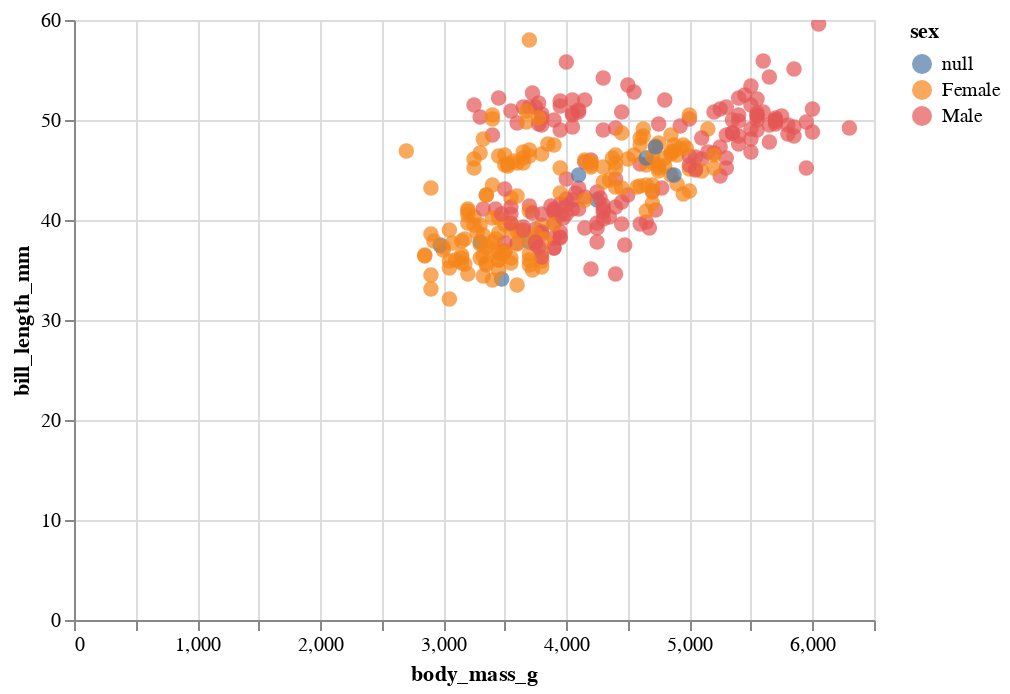

Write notebook code for a chart like this one.
### Code cell
#base chart

alt.Chart(penguins).mark_circle(size=60).encode(
    x='body_mass_g',
    y='bill_length_mm',
    color='sex',
    tooltip=["species", "island"]
).interactive()

### Figure 1 — Vega-Lite specification as saved in the notebook (floating-point values rounded to 4 significant figures; data arrays with more than 128 entries replaced by an {"elided": "..."} marker saying what was removed)
{"config": {"view": {"continuousWidth": 400, "continuousHeight": 300}}, "data": {"name": "data-6503fb4fbd21ca2400956d2086879525"}, "mark": {"type": "circle", "size": 60}, "encoding": {"color": {"type": "nominal", "field": "sex"}, "tooltip": [{"type": "nominal", "field": "species"}, {"type": "nominal", "field": "island"}], "x": {"type": "quantitative", "field": "body_mass_g"}, "y": {"type": "quantitative", "field": "bill_length_mm"}}, "selection": {"selector002": {"type": "interval", "bind": "scales", "encodings": ["x", "y"]}}, "$schema": "https://vega.github.io/schema/vega-lite/v4.8.1.json", "datasets": {"data-6503fb4fbd21ca2400956d2086879525": {"elided": "344 records"}}}
